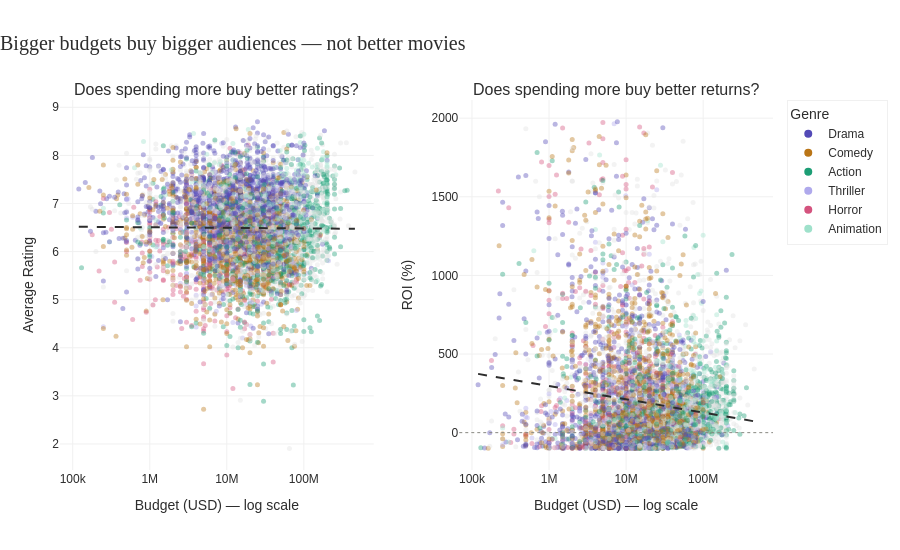

The notebook cell this image was saved under:
### Markdown cell above
## Hollywood Knows Exactly When to Release Its Best Work — And Its Worst

The release calendar is not random. It never was.

June is the revenue peak — the month when studios deploy their biggest budgets and expect their biggest returns. The ratings are average. Nobody goes to a summer blockbuster expecting to be changed by it. They go because it's loud and it's there and the air conditioning is excellent. The formula for summer is simple: spend a lot, market aggressively, collect the money.

December is the most interesting month in the data. It's the only month where both revenue and ratings peak simultaneously — the rare alignment of commercial ambition and genuine quality. This is where studios send films they actually believe in. Awards contenders, prestige sequels, the movies that are supposed to matter. The audience shows up and, unusually, agrees.

January tells the most honest story of all. Lowest average revenue. Lowest average rating. The industry equivalent of clearing out the attic. Studios know audiences are captive in January — fresh from holiday spending, stuck indoors, desperate for something to watch. So they release the films they don't quite believe in, at the time of year when the competition is lowest, to audiences who have already lowered their expectations. The data doesn't judge this strategy. It just confirms it works.

### Code cell
# Build scatter dataset cleanly from df_clean directly
df_scatter = df_clean[
    df_clean['budget'].notna() &
    df_clean['revenue'].notna() &
    df_clean['roi'].notna() &
    (df_clean['budget'] > 100000)
].copy()

df_scatter = df_scatter.dropna(
    subset=['budget', 'vote_average', 'roi', 'genres'])

# Cap ROI at 2000% to remove extreme outliers
df_scatter = df_scatter[df_scatter['roi'] <= 2000].copy()
df_scatter = df_scatter[df_scatter['roi'] >= -100].copy()

# Primary genre
df_scatter['primary_genre'] = df_scatter['genres'].str.split(
    ',').str[0].str.strip()

print(f"Scatter dataset: {len(df_scatter):,} rows")
print(f"Budget range: ${df_scatter['budget'].min():,.0f} — ${df_scatter['budget'].max():,.0f}")
print(f"Rating range: {df_scatter['vote_average'].min():.1f} — {df_scatter['vote_average'].max():.1f}")
print(f"ROI range: {df_scatter['roi'].min():,.0f}% — {df_scatter['roi'].max():,.0f}%")

# Genre colour map
top_genres = ['Drama', 'Comedy', 'Action', 
              'Thriller', 'Horror', 'Animation']

genre_color_map = {
    'Drama'    : '#534AB7',
    'Comedy'   : '#BA7517',
    'Action'   : '#1D9E75',
    'Thriller' : '#AFA9EC',
    'Horror'   : '#D4537E',
    'Animation': '#9FE1CB'
}

df_scatter['color'] = df_scatter['primary_genre'].apply(
    lambda x: genre_color_map.get(x, '#e0e0e0'))

# === PLOTS ===
fig = make_subplots(
    rows=1, cols=2,
    subplot_titles=[
        'Does spending more buy better ratings?',
        'Does spending more buy better returns?'
    ],
    horizontal_spacing=0.12
)

# === LEFT — Budget vs Rating ===
fig.add_trace(go.Scatter(
    x=df_scatter['budget'],
    y=df_scatter['vote_average'],
    mode='markers',
    marker=dict(
        color=df_scatter['color'],
        size=5,
        opacity=0.4,
        line=dict(width=0)
    ),
    text=df_scatter['title'],
    customdata=df_scatter[['primary_genre', 'budget',
                            'vote_average']].values,
    hovertemplate=(
        "<b>%{text}</b><br>"
        "Genre: %{customdata[0]}<br>"
        "Budget: $%{customdata[1]:,.0f}<br>"
        "Rating: %{customdata[2]:.1f}<extra></extra>"
    ),
    showlegend=False
), row=1, col=1)

# Trend line — budget vs rating
log_budget = np.log10(df_scatter['budget'])
z = np.polyfit(log_budget, df_scatter['vote_average'], 1)
p = np.poly1d(z)
x_line = np.linspace(log_budget.min(), log_budget.max(), 100)
fig.add_trace(go.Scatter(
    x=10**x_line,
    y=p(x_line),
    mode='lines',
    line=dict(color='#2d2d2d', width=2, dash='dash'),
    showlegend=False,
    hoverinfo='skip'
), row=1, col=1)

# === RIGHT — Budget vs ROI ===
fig.add_trace(go.Scatter(
    x=df_scatter['budget'],
    y=df_scatter['roi'],
    mode='markers',
    marker=dict(
        color=df_scatter['color'],
        size=5,
        opacity=0.4,
        line=dict(width=0)
    ),
    text=df_scatter['title'],
    customdata=df_scatter[['primary_genre', 'budget',
                            'roi']].values,
    hovertemplate=(
        "<b>%{text}</b><br>"
        "Genre: %{customdata[0]}<br>"
        "Budget: $%{customdata[1]:,.0f}<br>"
        "ROI: %{customdata[2]:,.0f}%<extra></extra>"
    ),
    showlegend=False
), row=1, col=2)

# Trend line — budget vs ROI
log_budget_roi = np.log10(df_scatter['budget'])
z2 = np.polyfit(log_budget_roi, df_scatter['roi'], 1)
p2 = np.poly1d(z2)
x_line2 = np.linspace(log_budget_roi.min(), log_budget_roi.max(), 100)
fig.add_trace(go.Scatter(
    x=10**x_line2,
    y=p2(x_line2),
    mode='lines',
    line=dict(color='#2d2d2d', width=2, dash='dash'),
    showlegend=False,
    hoverinfo='skip'
), row=1, col=2)

# Zero ROI reference line
fig.add_hline(y=0, line_dash='dot',
              line_color='#888780', line_width=1,
              row=1, col=2)

# Genre legend
for genre, color in genre_color_map.items():
    fig.add_trace(go.Scatter(
        x=[None], y=[None],
        mode='markers',
        marker=dict(color=color, size=8),
        name=genre,
        showlegend=True
    ))

fig.update_layout(
    title=dict(
        text='Bigger budgets buy bigger audiences — not better movies',
        font=dict(size=20, color='#2d2d2d', family='Arial Black'),
        x=0, pad=dict(b=20)
    ),
    plot_bgcolor='white',
    paper_bgcolor='white',
    height=550,
    margin=dict(l=60, r=40, t=100, b=80),
    font=dict(family='Arial', color='#2d2d2d'),
    legend=dict(
        title='Genre',
        bordercolor='#f0f0f0',
        borderwidth=1
    )
)

fig.update_xaxes(
    type='log',
    title_text='Budget (USD) — log scale',
    gridcolor='#f0f0f0'
)

fig.update_yaxes(gridcolor='#f0f0f0')
fig.update_yaxes(title_text='Average Rating', row=1, col=1)
fig.update_yaxes(title_text='ROI (%)', row=1, col=2)

fig.write_html('charts/chart3_budget_scatter.html')
fig.write_image('charts/chart3_budget_scatter.png',
                width=1400, height=550, scale=2)

fig.show()
print("Chart 3 saved.")

### Figure 1 — Plotly figure (JSON) as saved in the notebook; plotly's stock layout.template omitted (floating-point values rounded to 4 significant figures; data arrays with more than 128 entries replaced by an {"elided": "..."} marker saying what was removed)
{"data": [{"customdata": {"elided": "6464x3 mixed values"}, "hovertemplate": "<b>%{text}</b><br>Genre: %{customdata[0]}<br>Budget: $%{customdata[1]:,.0f}<br>Rating: %{customdata[2]:.1f}<extra></extra>", "marker": {"color": {"elided": "6464 str values"}, "line": {"width": 0}, "opacity": 0.4, "size": 5}, "mode": "markers", "showlegend": false, "text": {"elided": "6464 str values"}, "type": "scatter", "x": {"elided": "6464 float values"}, "xaxis": "x", "y": {"elided": "6464 float values"}, "yaxis": "y"}, {"hoverinfo": "skip", "line": {"color": "#2d2d2d", "dash": "dash", "width": 2}, "mode": "lines", "showlegend": false, "type": "scatter", "x": [120000.0, 130400.0, 141800.0, 154100.0, 167500.0, 182000.0, 197900.0, 215100.0, 233800.0, 254100.0, 276200.0, 300200.0, 326300.0, 354600.0, 385400.0, 418900.0, 455300.0, 494900.0, 537900.0, 584700.0, 635500.0, 690800.0, 750800.0, 816100.0, 887000.0, 964100.0, 1048000.0, 1139000.0, 1238000.0, 1346000.0, 1463000.0, 1590000.0, 1728000.0, 1878000.0, 2041000.0, 2219000.0, 2412000.0, 2621000.0, 2849000.0, 3097000.0, 3366000.0, 3658000.0, 3976000.0, 4322000.0, 4698000.0, 5106000.0, 5550000.0, 6032000.0, 6557000.0, 7126000.0, 7746000.0, 8419000.0, 9151000.0, 9946000.0, 10810000.0, 11750000.0, 12770000.0, 13880000.0, 15090000.0, 16400000.0, 17830000.0, 19380000.0, 21060000.0, 22890000.0, 24880000.0, 27040000.0, 29390000.0, 31950000.0, 34720000.0, 37740000.0, 41020000.0, 44590000.0, 48460000.0, 52680000.0, 57260000.0, 62230000.0, 67640000.0, 73520000.0, 79910000.0, 86860000.0, 94410000.0, 102600000.0, 111500000.0, 121200000.0, 131800000.0, 143200000.0, 155700000.0, 169200000.0, 183900000.0, 199900000.0, 217300000.0, 236100000.0, 256700000.0, 279000000.0, 303200000.0, 329600000.0, 358200000.0, 389400000.0, 423200000.0, 460000000.0], "xaxis": "x", "y": [6.516, 6.516, 6.515, 6.515, 6.514, 6.514, 6.514, 6.513, 6.513, 6.512, 6.512, 6.511, 6.511, 6.511, 6.51, 6.51, 6.509, 6.509, 6.508, 6.508, 6.508, 6.507, 6.507, 6.506, 6.506, 6.506, 6.505, 6.505, 6.504, 6.504, 6.503, 6.503, 6.503, 6.502, 6.502, 6.501, 6.501, 6.5, 6.5, 6.5, 6.499, 6.499, 6.498, 6.498, 6.497, 6.497, 6.497, 6.496, 6.496, 6.495, 6.495, 6.495, 6.494, 6.494, 6.493, 6.493, 6.492, 6.492, 6.492, 6.491, 6.491, 6.49, 6.49, 6.489, 6.489, 6.489, 6.488, 6.488, 6.487, 6.487, 6.486, 6.486, 6.486, 6.485, 6.485, 6.484, 6.484, 6.483, 6.483, 6.483, 6.482, 6.482, 6.481, 6.481, 6.481, 6.48, 6.48, 6.479, 6.479, 6.478, 6.478, 6.478, 6.477, 6.477, 6.476, 6.476, 6.475, 6.475, 6.475, 6.474], "yaxis": "y"}, {"customdata": {"elided": "6464x3 mixed values"}, "hovertemplate": "<b>%{text}</b><br>Genre: %{customdata[0]}<br>Budget: $%{customdata[1]:,.0f}<br>ROI: %{customdata[2]:,.0f}%<extra></extra>", "marker": {"color": {"elided": "6464 str values"}, "line": {"width": 0}, "opacity": 0.4, "size": 5}, "mode": "markers", "showlegend": false, "text": {"elided": "6464 str values"}, "type": "scatter", "x": {"elided": "6464 float values"}, "xaxis": "x2", "y": {"elided": "6464 float values"}, "yaxis": "y2"}, {"hoverinfo": "skip", "line": {"color": "#2d2d2d", "dash": "dash", "width": 2}, "mode": "lines", "showlegend": false, "type": "scatter", "x": [120000.0, 130400.0, 141800.0, 154100.0, 167500.0, 182000.0, 197900.0, 215100.0, 233800.0, 254100.0, 276200.0, 300200.0, 326300.0, 354600.0, 385400.0, 418900.0, 455300.0, 494900.0, 537900.0, 584700.0, 635500.0, 690800.0, 750800.0, 816100.0, 887000.0, 964100.0, 1048000.0, 1139000.0, 1238000.0, 1346000.0, 1463000.0, 1590000.0, 1728000.0, 1878000.0, 2041000.0, 2219000.0, 2412000.0, 2621000.0, 2849000.0, 3097000.0, 3366000.0, 3658000.0, 3976000.0, 4322000.0, 4698000.0, 5106000.0, 5550000.0, 6032000.0, 6557000.0, 7126000.0, 7746000.0, 8419000.0, 9151000.0, 9946000.0, 10810000.0, 11750000.0, 12770000.0, 13880000.0, 15090000.0, 16400000.0, 17830000.0, 19380000.0, 21060000.0, 22890000.0, 24880000.0, 27040000.0, 29390000.0, 31950000.0, 34720000.0, 37740000.0, 41020000.0, 44590000.0, 48460000.0, 52680000.0, 57260000.0, 62230000.0, 67640000.0, 73520000.0, 79910000.0, 86860000.0, 94410000.0, 102600000.0, 111500000.0, 121200000.0, 131800000.0, 143200000.0, 155700000.0, 169200000.0, 183900000.0, 199900000.0, 217300000.0, 236100000.0, 256700000.0, 279000000.0, 303200000.0, 329600000.0, 358200000.0, 389400000.0, 423200000.0, 460000000.0], "xaxis": "x2", "y": [373.8, 370.8, 367.7, 364.7, 361.6, 358.6, 355.5, 352.5, 349.4, 346.4, 343.4, 340.3, 337.3, 334.2, 331.2, 328.1, 325.1, 322.0, 319.0, 315.9, 312.9, 309.8, 306.8, 303.7, 300.7, 297.6, 294.6, 291.5, 288.5, 285.4, 282.4, 279.4, 276.3, 273.3, 270.2, 267.2, 264.1, 261.1, 258.0, 255.0, 251.9, 248.9, 245.8, 242.8, 239.7, 236.7, 233.6, 230.6, 227.5, 224.5, 221.4, 218.4, 215.4, 212.3, 209.3, 206.2, 203.2, 200.1, 197.1, 194.0, 191.0, 187.9, 184.9, 181.8, 178.8, 175.7, 172.7, 169.6, 166.6, 163.5, 160.5, 157.4, 154.4, 151.4, 148.3, 145.3, 142.2, 139.2, 136.1, 133.1, 130.0, 127.0, 123.9, 120.9, 117.8, 114.8, 111.7, 108.7, 105.6, 102.6, 99.54, 96.5, 93.45, 90.4, 87.35, 84.31, 81.26, 78.21, 75.16, 72.12], "yaxis": "y2"}, {"marker": {"color": "#534AB7", "size": 8}, "mode": "markers", "name": "Drama", "showlegend": true, "type": "scatter", "x": [null], "y": [null]}, {"marker": {"color": "#BA7517", "size": 8}, "mode": "markers", "name": "Comedy", "showlegend": true, "type": "scatter", "x": [null], "y": [null]}, {"marker": {"color": "#1D9E75", "size": 8}, "mode": "markers", "name": "Action", "showlegend": true, "type": "scatter", "x": [null], "y": [null]}, {"marker": {"color": "#AFA9EC", "size": 8}, "mode": "markers", "name": "Thriller", "showlegend": true, "type": "scatter", "x": [null], "y": [null]}, {"marker": {"color": "#D4537E", "size": 8}, "mode": "markers", "name": "Horror", "showlegend": true, "type": "scatter", "x": [null], "y": [null]}, {"marker": {"color": "#9FE1CB", "size": 8}, "mode": "markers", "name": "Animation", "showlegend": true, "type": "scatter", "x": [null], "y": [null]}], "layout": {"annotations": [{"font": {"size": 16}, "showarrow": false, "text": "Does spending more buy better ratings?", "x": 0.22, "xanchor": "center", "xref": "paper", "y": 1, "yanchor": "bottom", "yref": "paper"}, {"font": {"size": 16}, "showarrow": false, "text": "Does spending more buy better returns?", "x": 0.78, "xanchor": "center", "xref": "paper", "y": 1, "yanchor": "bottom", "yref": "paper"}], "font": {"color": "#2d2d2d", "family": "Arial"}, "height": 550, "legend": {"bordercolor": "#f0f0f0", "borderwidth": 1, "title": {"text": "Genre"}}, "margin": {"b": 80, "l": 60, "r": 40, "t": 100}, "paper_bgcolor": "white", "plot_bgcolor": "white", "shapes": [{"line": {"color": "#888780", "dash": "dot", "width": 1}, "type": "line", "x0": 0, "x1": 1, "xref": "x2 domain", "y0": 0, "y1": 0, "yref": "y2"}], "title": {"font": {"color": "#2d2d2d", "family": "Arial Black", "size": 20}, "pad": {"b": 20}, "text": "Bigger budgets buy bigger audiences — not better movies", "x": 0}, "xaxis": {"anchor": "y", "domain": [0, 0.44], "gridcolor": "#f0f0f0", "title": {"text": "Budget (USD) — log scale"}, "type": "log"}, "xaxis2": {"anchor": "y2", "domain": [0.56, 1], "gridcolor": "#f0f0f0", "title": {"text": "Budget (USD) — log scale"}, "type": "log"}, "yaxis": {"anchor": "x", "domain": [0, 1], "gridcolor": "#f0f0f0", "title": {"text": "Average Rating"}}, "yaxis2": {"anchor": "x2", "domain": [0, 1], "gridcolor": "#f0f0f0", "title": {"text": "ROI (%)"}}}}
